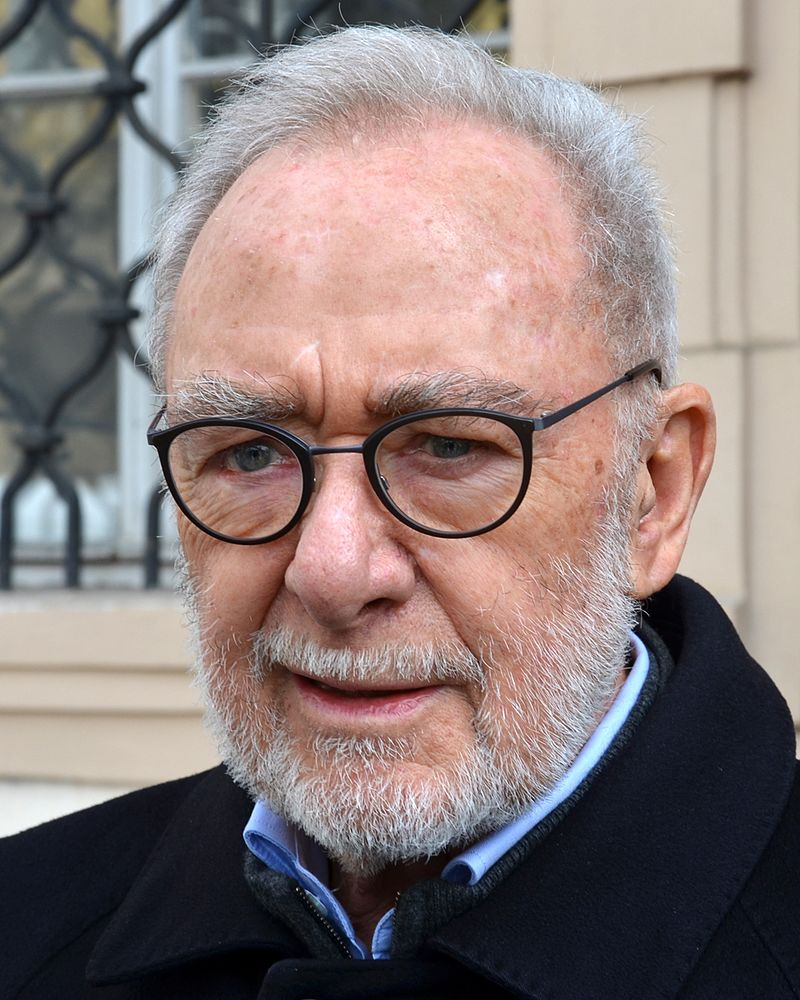
#> input picture cmd_styletransfer-main/images/content/richter_portrait.jpg, 800 x 1000 px
$ python evaluation.py
#> lines starting #> are read from the running program, lines starting #| are printed output that depends on the picture; long printed decimals are rounded
import numpy as np
from skimage.metrics import structural_similarity as ssim
import cv2
import argparse
from skimage import transform

parser = argparse.ArgumentParser()
parser.add_argument('--org', type=str, default='images/content/richter_portrait.jpg')
parser.add_argument('--target', type=str, default='output/richter_portrait-richter2.png')
args = parser.parse_args()

def compute_PSNR(image_original, image_restored):
    # PSNR = 10 * log10(max_pixel^2 / MSE)
    psnr = 10 * np.log10(255 ** 2 / np.mean((image_original.astype(np.float64) - image_restored.astype(np.float64)) ** 2))

    return psnr

image1 = cv2.imread(args.org)
#> image1 is the input picture: shape (1000, 800, 3); mean B, G, R 121.5, 123.4, 137.7
image2 = cv2.imread(args.target)
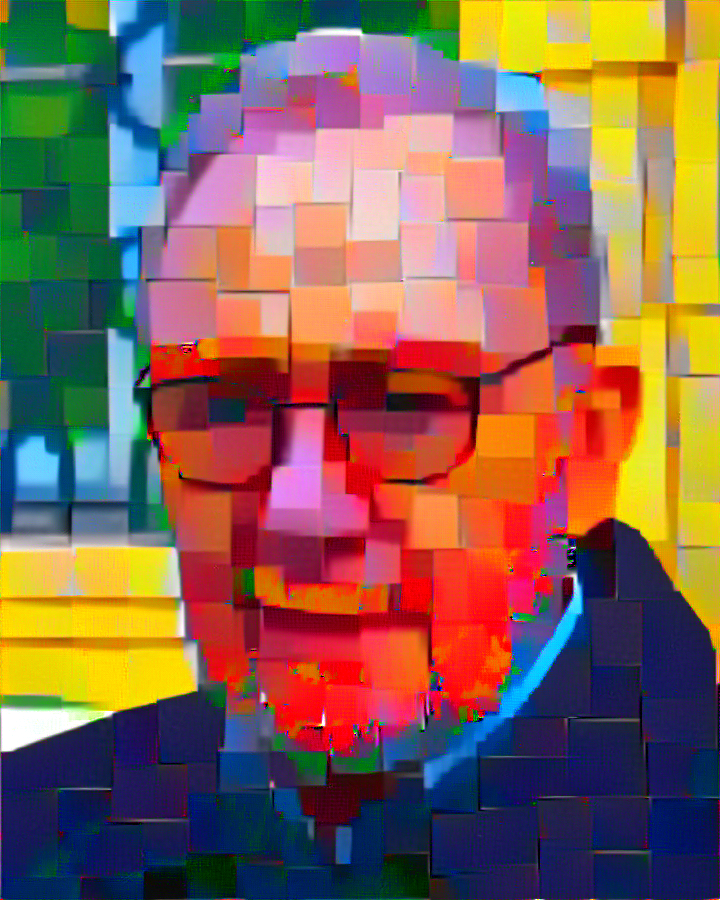
#> input picture cmd_styletransfer-main/output/richter_portrait-richter2.png, 720 x 900 px
#> image2 is the input picture: shape (900, 720, 3); mean B, G, R 84.4, 98.9, 133.9
image1_gray = cv2.cvtColor(image1, cv2.COLOR_BGR2GRAY)
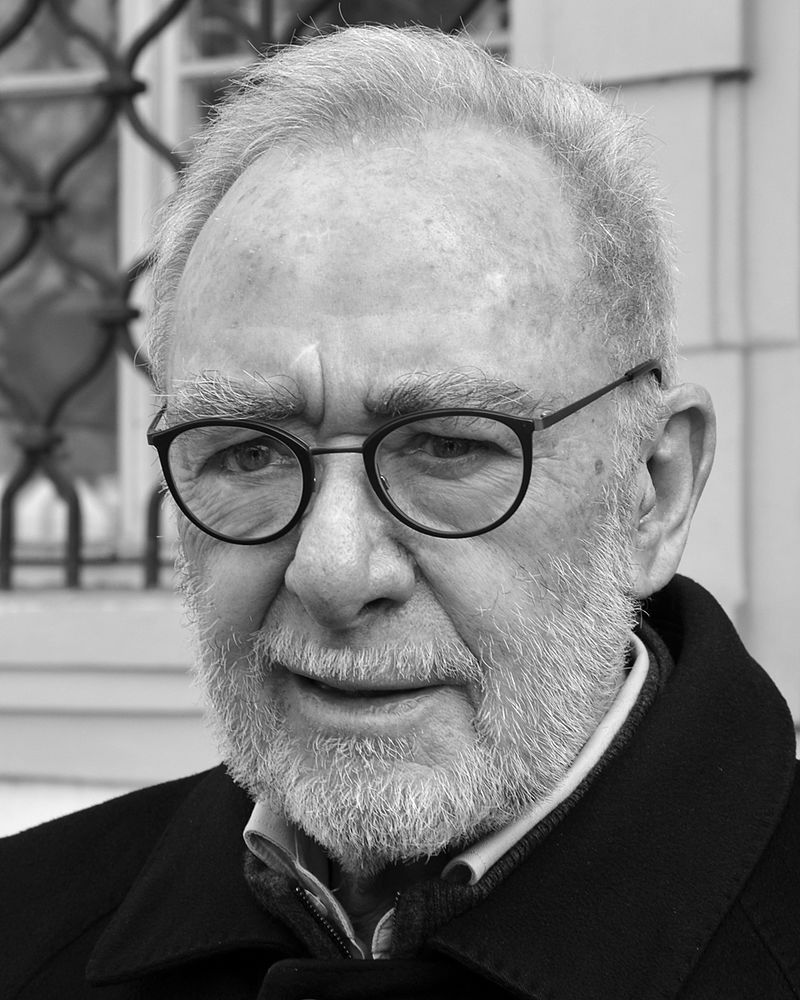
#> image1_gray: shape (1000, 800); min 0, max 255, mean 127.5
image2_gray = cv2.cvtColor(image2, cv2.COLOR_BGR2GRAY)
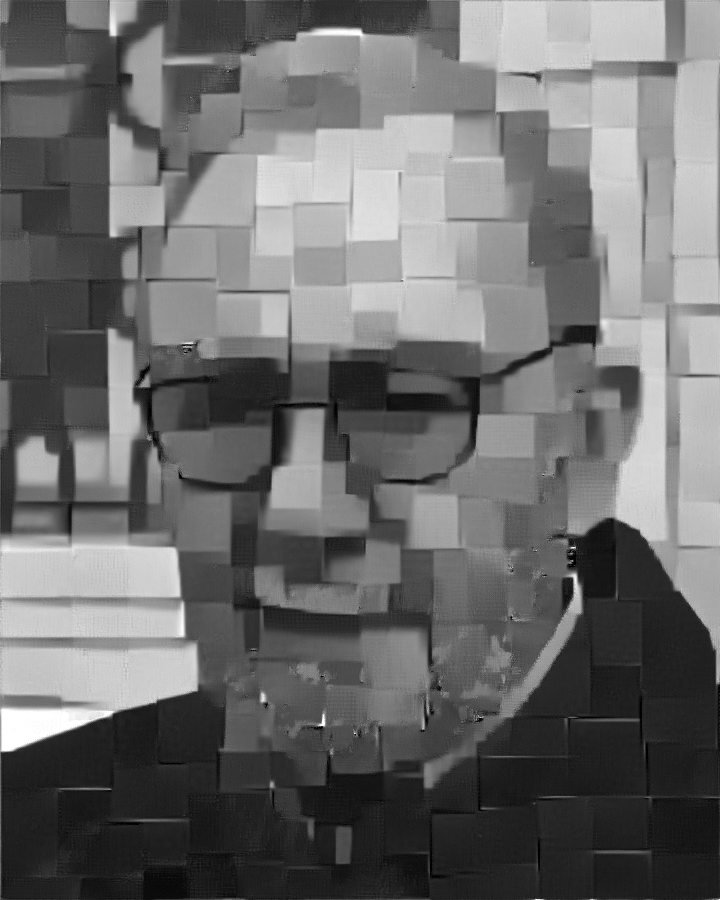
#> image2_gray: shape (900, 720); min 0, max 255, mean 107.7

if image1_gray.shape != image2_gray.shape:
    image1_gray = transform.resize(image1_gray, image2_gray.shape, anti_aliasing=True)
#> image1_gray: shape (900, 720) float64
    image1_gray = (image1_gray * 255).astype(np.uint8)

(score, diff) = ssim(image1_gray, image2_gray, full=True)
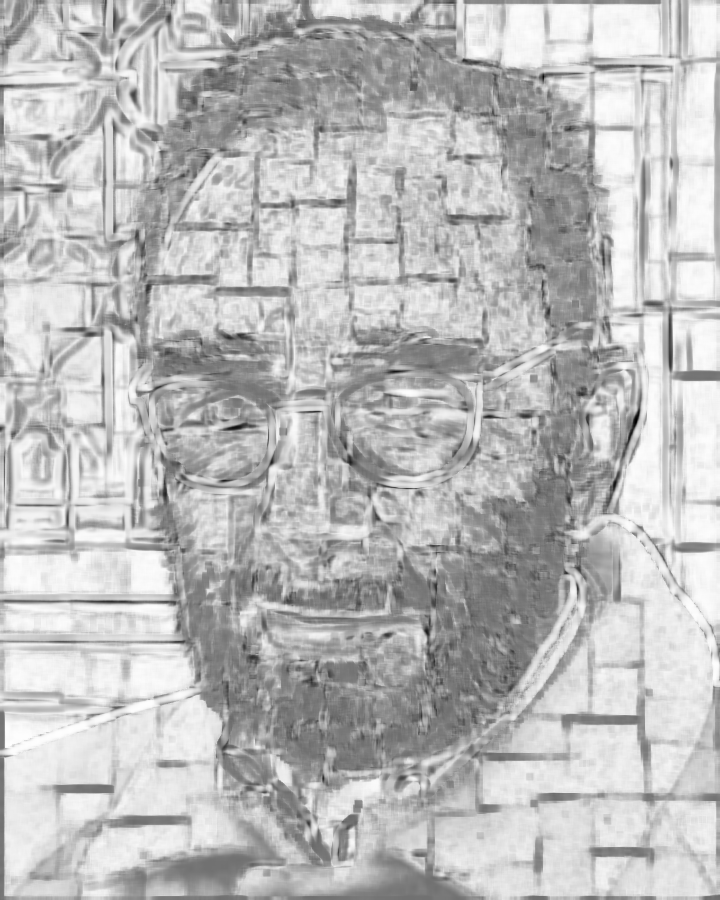
#> diff: shape (900, 720) float64; min -0.785, max 0.994, mean 0.528; drawn with min black and max white
#> score = 0.529
print(f"SSIM: {score}")
#| SSIM: 0.5293

psnr = compute_PSNR(image1_gray, image2_gray)
#> in compute_PSNR, `psnr = 10 * np.log10(255 ** 2 / np.mean((image_original.astype(np.floa..`: psnr = 16.84
#> psnr = 16.84
print(f"PSNR: {psnr} dB")
#| PSNR: 16.837 dB
